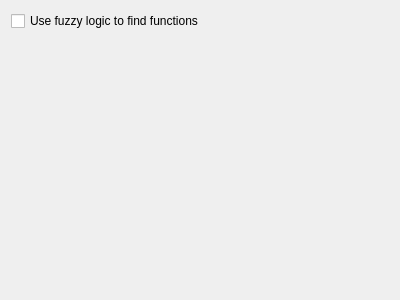
<?xml version="1.0" encoding="UTF-8"?>
<ui version="4.0">
 <class>AnalyzerPlugin::OptionsPage</class>
 <widget class="QWidget" name="AnalyzerPlugin::OptionsPage">
  <property name="geometry">
   <rect>
    <x>0</x>
    <y>0</y>
    <width>400</width>
    <height>300</height>
   </rect>
  </property>
  <property name="windowTitle">
   <string>Analyzer Plugin</string>
  </property>
  <layout class="QVBoxLayout" name="verticalLayout">
   <item>
    <widget class="QCheckBox" name="checkBox">
     <property name="text">
      <string>Use fuzzy logic to find functions</string>
     </property>
    </widget>
   </item>
   <item>
    <spacer name="verticalSpacer">
     <property name="orientation">
      <enum>Qt::Vertical</enum>
     </property>
     <property name="sizeHint" stdset="0">
      <size>
       <width>20</width>
       <height>262</height>
      </size>
     </property>
    </spacer>
   </item>
  </layout>
 </widget>
 <resources/>
 <connections/>
</ui>
